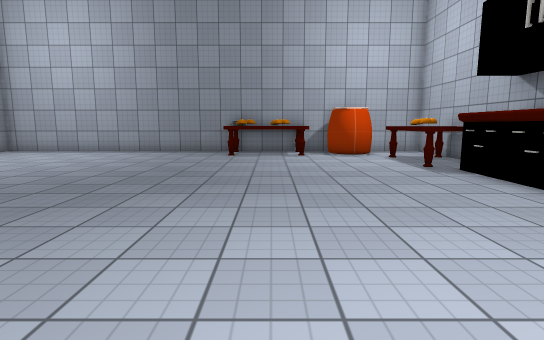
View 1 (above)

13 first-person views from a walk through a 3-D level made in the Unity game engine. The camera is 1.3 m above the floor, tilts 8° down and sees 80° across. The floor is counted in squares, 1 m on a side. Each view is taken from the middle of a square. On the plan, view 1 faces up. The plan holds only what a view shows up to about 14 squares ahead; the rest is blank. The place goes on beyond the plan. The player is left out. Some surface patterns are stand-ins.

View 2
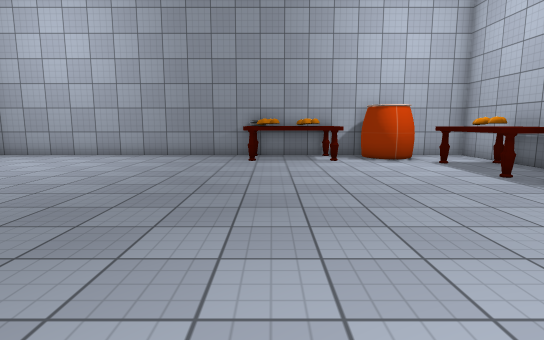

View 3
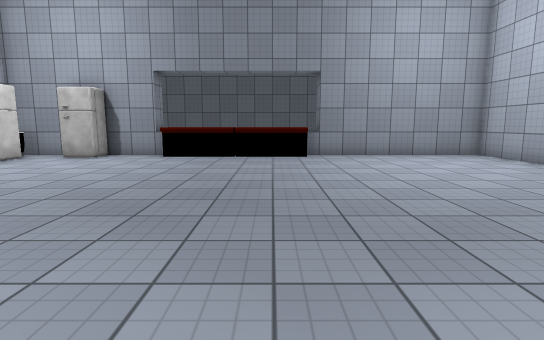

View 4
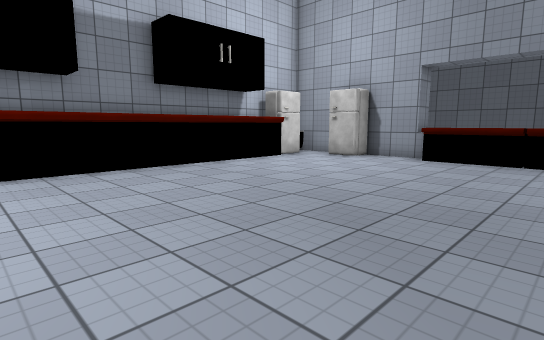

View 5
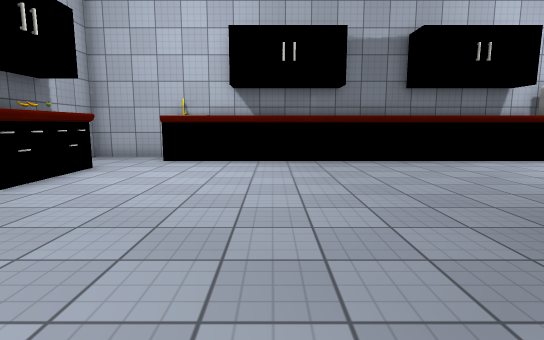

View 6
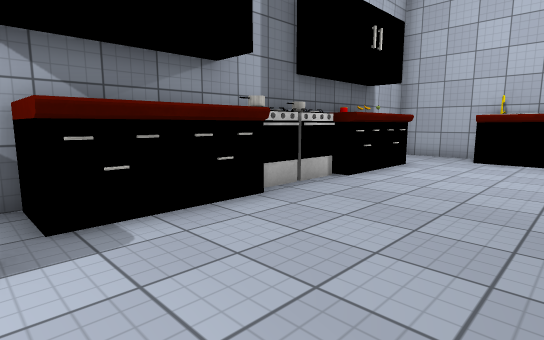

View 7
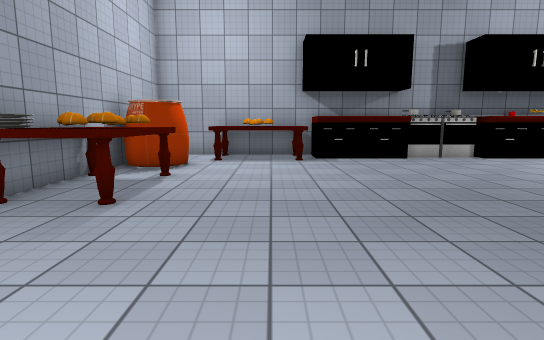

View 8
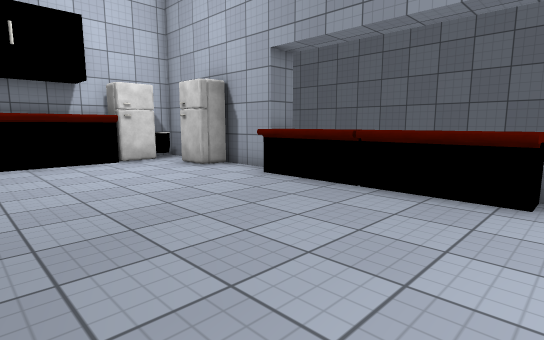

View 9
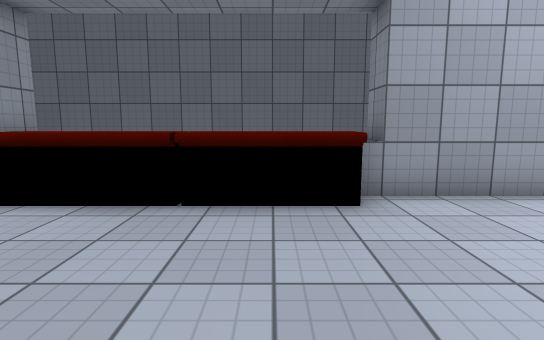

View 10
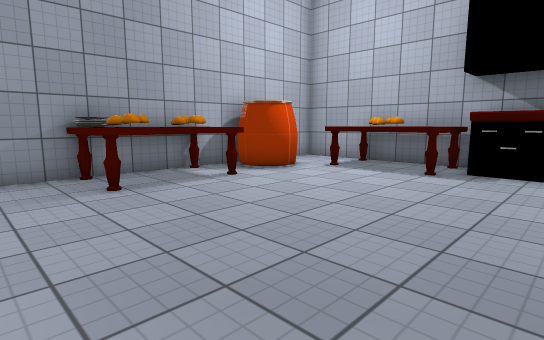

View 11
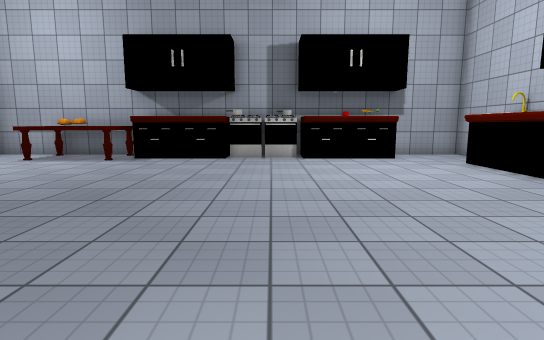

View 12
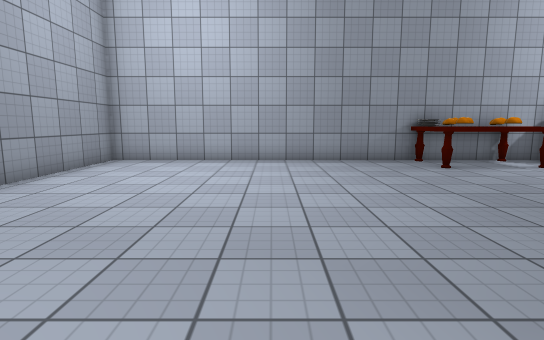

View 13
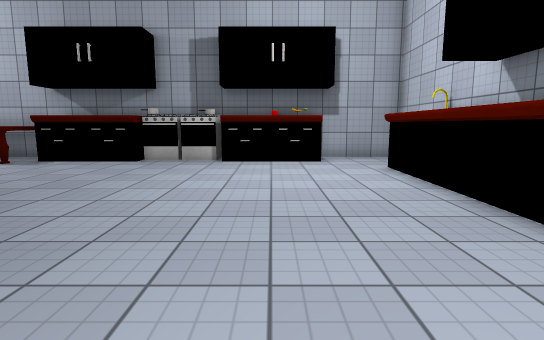

### Floor plan
Points are (right, up) in squares from view 1. A wall is a line through its corners. A room is listed if a view was taken in it or the views show most of it. See-through windows are left out.
Room 1 (views 1, 2, 3, 4, 5, 6, 7, 8, 9, 10, 11, 12, 13)
walls: (-3.5, -4.1) (-2.4, -4.1); (-12.8, 9) (-13.9, 9); (-12.8, 2.4) (-12.8, -0.1); (7.2, 3.5) (7.2, 6.5); (7.2, 8.5) (7.2, 10.6); (-13.9, 2.1) (-12.8, 2.1); (3.5, -4.1) (7.2, -4.1) (7.2, -0.5); (7.2, 12.4) (7.2, 15.9) (-12.8, 15.9) (-12.8, 8.5); (-12.8, -1.9) (-12.8, -4.1) (-12.1, -4.1)
objects: other object (-13, 3) to (-12, 5); other object (-13, 6) to (-12, 8); other object (-12, -3); fridge (-12, -1); fridge (-11, -3); other object (-10, -4) to (-9, -3); other object (-8, -4) to (-7, -3); other object (-6, -4) to (-5, -3); other object (-5, -4) to (-3, -3); other object (-2, -4) to (-1, -3); table (-2, 14) to (1, 15); other object (-1, -4) to (0, -3); other object (1, -4) to (2, -3); other object (2, -3) to (4, -3); other object (3, -4); other object (4, 14); other object (5, -1) to (7, 0); other object (5, 1) to (5, 2); other object (5, 6) to (7, 7); other object (5, 8) to (7, 9); table (5, 10) to (7, 13); other object (6, 3) to (6, 4); pot (6, 5); other object (6, 5) to (7, 6); other object (7, 1); other object (7, 2); other object (7, 3)

Where each view was taken, in squares from view 1:
view 1: 0 up, 0 right, facing up
view 2: 2 up, 1 left, facing up
view 3: 7 up, 1 right, facing left
view 4: 7 up, 0 right, facing down-left
view 5: 9 up, 0 right, facing down
view 6: 10 up, 1 right, facing down-right
view 7: 11 up, 7 left, facing right
view 8: 9 up, 6 left, facing down-left
view 9: 7 up, 7 left, facing left
view 10: 7 up, 4 left, facing up-right
view 11: 4 up, 7 left, facing right
view 12: 4 up, 7 left, facing up
view 13: 1 up, 6 left, facing right
